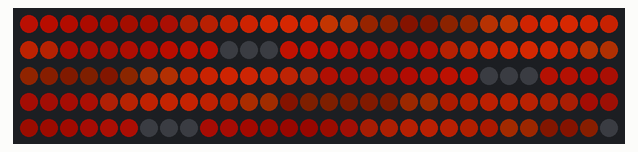
A sketch run on a simulated Arduino Uno, built with avr-gcc and run on an emulated ATmega328P. On the bench: 150 RGB LEDs in strip order, left to right, continuing on the next row. Dim RGB values are drawn brighter than linear; what the sketch prints to the serial monitor is not drawn.

Above: at 0.78 s.

The sketch:

xmasTree_2018.ino
```cpp
// (licence header left out)
#include <FastLED.h>
#include "lightHash.h"

#define PIN 7
#define FLAKEMAX 50
#define FIRE true


// IMPORTANT: To reduce NeoPixel burnout risk, add 1000 uF capacitor across
// pixel power leads, add 300 - 500 Ohm resistor on first pixel's data input
// and minimize distance between Arduino and first pixel.  Avoid connecting
// on a live circuit...if you must, connect GND first.

#ifdef SNOWFLAKE
#include "Snowflake.h"
bool isBlue = false;
struct Snowflake snowflakes[FLAKEMAX];
uint8_t flakeCount = 0;
uint32_t lastSpawn; uint32_t minDelay=300;
#endif

#ifdef FIRE
const uint8_t kMatrixWidth = 7;
const uint8_t kMatrixHeight = 20;
#define MAX_DIMENSION ((kMatrixWidth>kMatrixHeight) ? kMatrixWidth : kMatrixHeight)
#define NUM_LEDS_ACTIVE = kMatrixWidth * kMatrixHeight

static uint16_t noiseX;  // column
static uint16_t noiseY;  // row
static uint16_t noiseZ;  // time
//boolean smokeFlag[7] = {0};
//SmokeParticle* particle[7] = {};

uint16_t noiseSpeed = 10;
uint16_t scale = 31;  // starting point. Scales up from 1 to about 5K (for distance between pixels)

// This is the array that we keep our computed noise values in
uint8_t noise[MAX_DIMENSION][MAX_DIMENSION];
#endif


void setup() {
  Serial.begin(9600);
  FastLED.addLeds<WS2811, PIN, RGB>(leds, NUM_LEDS);
  initLights();
  randomSeed(analogRead(0));
}

void loop() {

    #ifdef SNOWFLAKE
    snowflakeUpdate();
    #endif

    #ifdef FIRE
    fireUpdate();
    #endif

    FastLED.show();

 }

#ifdef FIRE
void fireUpdate () {

  fillNoise8();
  renderNoise();
//  renderSmoke();

}

// Fill the x/y array of 8-bit noise values using the inoise8 function.
void fillNoise8() {
  for(int i = 0; i < MAX_DIMENSION; i++) {
    int ioffset = scale * i;
    for(int j = 0; j < MAX_DIMENSION; j++) {
      int joffset = scale * j;
      noise[i][j] = inoise8(noiseX + ioffset,noiseY + joffset,noiseZ);
    }
  }
  noiseZ += noiseSpeed;
}

void renderNoise() {
  for(int i = 0; i < kMatrixWidth; i++) {
    for(int j = 0; j < kMatrixHeight; j++) {
      // We use the value at the (i,j) coordinate in the noise
      // array for our brightness, and the flipped value from (j,i)
      // for pixel's saturation.
      uint8_t sat = map(noise[j][i], 0,255, 190, 255);
      uint8_t bri = map(noise[i][j], 0,255, 100, 200);

      uint8_t hueMin, hueMax;
      if( j < 8 ) { hueMin = 4; hueMax = 10; }
      else if( j < 15 ) { hueMin = 12, hueMax = 16; }
      else { hueMin = 18; hueMax = 22; }
      uint8_t hue = map(noise[i][j], 0,255, hueMin,hueMax);

      if( j < 17 ) {
        leds[lights[i][j]] = CHSV(hue,sat,max(noise[i][j], 0));
      }
      else {
        leds[lights[i][j]] = CHSV(hue,sat,(noise[i][j]-(j*3)));
      }

//      if( j == 7 && sat > 250 && !smokeFlag[i] ) {
//        spawnSmoke(i);
//      }

    }
  }
}
/*
void renderSmoke() {

  for( int i=0; i<COLUMNS; i++ ) {
      if( !particle[i]->draw() ) {
        smokeFlag[i] = false;
      }
  }

}


void spawnSmoke( uint8_t column ) {

    particle[column]->setColumn(column);
    smokeFlag[column] = true;
}
*/

#endif

#ifdef SNOWFLAKE

void addFlake( void );
void updateFlakes( void );

void snowflakeUpdate() {

     // make everything blue
     if( !isBlue ) {
       for( int col=0; col<COLUMNS; col++ ){
            for( int row=0; row<ROWS; row++ ) {
              leds[lights[col][row]] = CRGB::Blue;
            }
        }
        isBlue = true;
     }

     if( random(100) < 20 && flakeCount < FLAKEMAX && millis() - lastSpawn > minDelay ) {
        addFlake();
        lastSpawn = millis();
      }

     updateFlakes();

}


 void updateFlakes() {

    flakeCount = 0;
    for( uint8_t i=0; i<FLAKEMAX; i++ ) {
        if( snowflakes[i].row >=0 ) {
          snowflakes[i].setColor();
          flakeCount++;
        }

    }

 }

void addFlake( void ) {
      //iterate the fixed-length array to look for a free flake slot
      for( uint8_t i=0; i<FLAKEMAX; i++ ) {
          if( snowflakes[i].row < 0 ) {
            snowflakes[i].init();
            return;
          }
        }
}
#endif
```

lightHash.h
```cpp
#pragma once

// stores lights in row/column array. Hashes row/column to light index
// taking into account vertical swaps and also masked lights @ bottom
// of the tree

#define ROWS 20
#define COLUMNS 7
#define NUM_LEDS 150

CRGB leds[NUM_LEDS];

uint8_t lights[COLUMNS][ROWS];

void initLights() {
  int lightIndex = 0;
  int currentJump = 0;

  for( int i=0; i<COLUMNS; i++ ) {
    if( i % 2 == 0 ) { //even numbered column
      for( int j=0; j<ROWS; j++ ) {
       lights[i][j] = lightIndex + currentJump;
       lightIndex++;

      }
    }
    else {  //odd numbered column, has to count down
      lightIndex += ROWS-1;
      for( int j=0; j<ROWS; j++ ) {
         Serial.print( i );Serial.print(" "); Serial.print( j );Serial.print(" "); Serial.print( lightIndex ); Serial.print(" ");
       lights[i][j] = lightIndex+currentJump;
         Serial.print( lights[i][j] ); Serial.print( "\n" );
       lightIndex--;
      }
      lightIndex += ROWS+1;
    }

    // accommodate the lights that should be masked out at the bottom of the tree
    if( lightIndex == 40 ) { currentJump+=3; }
    if( lightIndex == 80 ) { currentJump += 3; }
    if( lightIndex == 120 ) { currentJump += 3; }
  }

}
```
